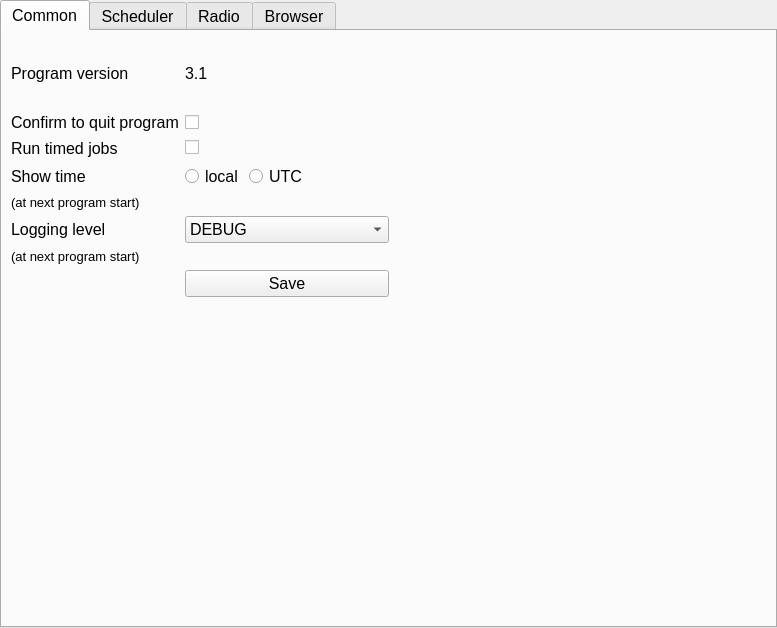
<?xml version="1.0" encoding="UTF-8"?>
<ui version="4.0">
 <class>twgSettings</class>
 <widget class="QTabWidget" name="twgSettings">
  <property name="geometry">
   <rect>
    <x>0</x>
    <y>0</y>
    <width>777</width>
    <height>628</height>
   </rect>
  </property>
  <property name="minimumSize">
   <size>
    <width>0</width>
    <height>120</height>
   </size>
  </property>
  <property name="font">
   <font>
    <pointsize>12</pointsize>
   </font>
  </property>
  <property name="currentIndex">
   <number>0</number>
  </property>
  <widget class="QWidget" name="twgTabCommon">
   <attribute name="title">
    <string>Common</string>
   </attribute>
   <layout class="QGridLayout" name="gridLayout_3">
    <item row="0" column="0">
     <layout class="QGridLayout" name="gridLayout_4">
      <property name="topMargin">
       <number>24</number>
      </property>
      <item row="3" column="1">
       <widget class="QCheckBox" name="optCommonCbxConfirmToQuit">
        <property name="text">
         <string/>
        </property>
       </widget>
      </item>
      <item row="3" column="0">
       <widget class="QLabel" name="lblConfirmToQuit">
        <property name="text">
         <string>Confirm to quit program</string>
        </property>
       </widget>
      </item>
      <item row="4" column="2">
       <spacer name="horizontalSpacer_8">
        <property name="orientation">
         <enum>Qt::Horizontal</enum>
        </property>
        <property name="sizeHint" stdset="0">
         <size>
          <width>40</width>
          <height>20</height>
         </size>
        </property>
       </spacer>
      </item>
      <item row="9" column="1" colspan="2">
       <widget class="QPushButton" name="optCommonPbtSave">
        <property name="text">
         <string>Save</string>
        </property>
       </widget>
      </item>
      <item row="4" column="1">
       <widget class="QCheckBox" name="optCommonCbxRunTimedJobs">
        <property name="text">
         <string/>
        </property>
       </widget>
      </item>
      <item row="4" column="0">
       <widget class="QLabel" name="label_2">
        <property name="text">
         <string>Run timed jobs</string>
        </property>
       </widget>
      </item>
      <item row="5" column="0">
       <widget class="QLabel" name="label_4">
        <property name="text">
         <string>Show time</string>
        </property>
       </widget>
      </item>
      <item row="5" column="1">
       <widget class="QRadioButton" name="optCommonRbtTimeLocal">
        <property name="text">
         <string>local</string>
        </property>
       </widget>
      </item>
      <item row="5" column="2">
       <widget class="QRadioButton" name="optCommonRbtTimeUTC">
        <property name="text">
         <string>UTC</string>
        </property>
       </widget>
      </item>
      <item row="6" column="0">
       <widget class="QLabel" name="labAtNextStart">
        <property name="font">
         <font>
          <pointsize>10</pointsize>
         </font>
        </property>
        <property name="text">
         <string>(at next program start)</string>
        </property>
       </widget>
      </item>
      <item row="1" column="0">
       <widget class="QLabel" name="label_3">
        <property name="text">
         <string>Program version</string>
        </property>
       </widget>
      </item>
      <item row="2" column="0">
       <widget class="QLabel" name="label_5">
        <property name="text">
         <string/>
        </property>
       </widget>
      </item>
      <item row="1" column="1">
       <widget class="QLabel" name="optCommonLabVersion">
        <property name="text">
         <string>3.1</string>
        </property>
       </widget>
      </item>
      <item row="1" column="2">
       <widget class="QLabel" name="optCommonLabBuildDate">
        <property name="text">
         <string/>
        </property>
       </widget>
      </item>
      <item row="7" column="1" colspan="2">
       <widget class="QComboBox" name="optCommomCbxLogLevel">
        <item>
         <property name="text">
          <string>DEBUG</string>
         </property>
        </item>
        <item>
         <property name="text">
          <string>INFO</string>
         </property>
        </item>
        <item>
         <property name="text">
          <string>WARNING</string>
         </property>
        </item>
        <item>
         <property name="text">
          <string>ERROR</string>
         </property>
        </item>
        <item>
         <property name="text">
          <string>NONE</string>
         </property>
        </item>
       </widget>
      </item>
      <item row="7" column="0">
       <widget class="QLabel" name="label_6">
        <property name="text">
         <string>Logging level</string>
        </property>
       </widget>
      </item>
      <item row="8" column="0">
       <widget class="QLabel" name="labAtNextStart_2">
        <property name="font">
         <font>
          <pointsize>10</pointsize>
         </font>
        </property>
        <property name="text">
         <string>(at next program start)</string>
        </property>
       </widget>
      </item>
     </layout>
    </item>
    <item row="0" column="1">
     <spacer name="horizontalSpacer_3">
      <property name="orientation">
       <enum>Qt::Horizontal</enum>
      </property>
      <property name="sizeHint" stdset="0">
       <size>
        <width>375</width>
        <height>20</height>
       </size>
      </property>
     </spacer>
    </item>
    <item row="1" column="0">
     <spacer name="verticalSpacer">
      <property name="orientation">
       <enum>Qt::Vertical</enum>
      </property>
      <property name="sizeHint" stdset="0">
       <size>
        <width>20</width>
        <height>493</height>
       </size>
      </property>
     </spacer>
    </item>
   </layout>
  </widget>
  <widget class="QWidget" name="twgTabSched">
   <attribute name="title">
    <string>Scheduler</string>
   </attribute>
   <layout class="QVBoxLayout" name="verticalLayout">
    <item>
     <layout class="QGridLayout" name="gridLayout_2">
      <property name="topMargin">
       <number>24</number>
      </property>
      <item row="0" column="0">
       <widget class="QLabel" name="label">
        <property name="text">
         <string>Root Path for Receptions</string>
        </property>
       </widget>
      </item>
      <item row="1" column="0">
       <widget class="QLineEdit" name="optSchedulerLedRootPath">
        <property name="sizePolicy">
         <sizepolicy hsizetype="MinimumExpanding" vsizetype="Fixed">
          <horstretch>2</horstretch>
          <verstretch>0</verstretch>
         </sizepolicy>
        </property>
        <property name="sizeIncrement">
         <size>
          <width>0</width>
          <height>0</height>
         </size>
        </property>
       </widget>
      </item>
      <item row="1" column="1">
       <widget class="QPushButton" name="optSchedulerPbtRootPath">
        <property name="text">
         <string>...</string>
        </property>
       </widget>
      </item>
      <item row="1" column="2">
       <spacer name="horizontalSpacer_4">
        <property name="orientation">
         <enum>Qt::Horizontal</enum>
        </property>
        <property name="sizeHint" stdset="0">
         <size>
          <width>40</width>
          <height>20</height>
         </size>
        </property>
       </spacer>
      </item>
      <item row="2" column="1" colspan="2">
       <widget class="QPushButton" name="optSchedulerPbtSave">
        <property name="sizePolicy">
         <sizepolicy hsizetype="Preferred" vsizetype="Fixed">
          <horstretch>0</horstretch>
          <verstretch>0</verstretch>
         </sizepolicy>
        </property>
        <property name="text">
         <string>Save</string>
        </property>
       </widget>
      </item>
     </layout>
    </item>
    <item>
     <spacer name="verticalSpacer_4">
      <property name="orientation">
       <enum>Qt::Vertical</enum>
      </property>
      <property name="sizeHint" stdset="0">
       <size>
        <width>20</width>
        <height>497</height>
       </size>
      </property>
     </spacer>
    </item>
   </layout>
  </widget>
  <widget class="QWidget" name="twgTabRadio">
   <attribute name="title">
    <string>Radio</string>
   </attribute>
   <layout class="QGridLayout" name="gridLayout_5">
    <item row="0" column="0" colspan="2">
     <widget class="QTabWidget" name="optRadioTwgRadios">
      <property name="currentIndex">
       <number>-1</number>
      </property>
     </widget>
    </item>
    <item row="1" column="0" colspan="2">
     <layout class="QGridLayout" name="gridLayout">
      <item row="0" column="0">
       <widget class="QLabel" name="optRadioLabProgListIds">
        <property name="sizePolicy">
         <sizepolicy hsizetype="Preferred" vsizetype="Preferred">
          <horstretch>0</horstretch>
          <verstretch>0</verstretch>
         </sizepolicy>
        </property>
        <property name="text">
         <string>Program listing Id's</string>
        </property>
       </widget>
      </item>
      <item row="0" column="1">
       <widget class="QLineEdit" name="optRadioLedProgListIds">
        <property name="sizePolicy">
         <sizepolicy hsizetype="Expanding" vsizetype="Fixed">
          <horstretch>1</horstretch>
          <verstretch>0</verstretch>
         </sizepolicy>
        </property>
       </widget>
      </item>
      <item row="1" column="0">
       <widget class="QLabel" name="optRadioLabProgFindCardNr">
        <property name="text">
         <string>Prog. searching Card-Nr</string>
        </property>
       </widget>
      </item>
      <item row="1" column="1">
       <widget class="QLineEdit" name="optRadioLedProgFindCardNr"/>
      </item>
     </layout>
    </item>
    <item row="2" column="0">
     <spacer name="horizontalSpacer_2">
      <property name="orientation">
       <enum>Qt::Horizontal</enum>
      </property>
      <property name="sizeHint" stdset="0">
       <size>
        <width>646</width>
        <height>20</height>
       </size>
      </property>
     </spacer>
    </item>
    <item row="2" column="1">
     <widget class="QPushButton" name="optRadioPbtSave">
      <property name="text">
       <string>Save</string>
      </property>
     </widget>
    </item>
   </layout>
  </widget>
  <widget class="QWidget" name="twgTabBrowser">
   <attribute name="title">
    <string>Browser</string>
   </attribute>
   <layout class="QVBoxLayout" name="verticalLayout_3">
    <item>
     <layout class="QHBoxLayout" name="horizontalLayout">
      <item>
       <widget class="TableWidgetRS" name="optBrowserTwgViewer">
        <property name="minimumSize">
         <size>
          <width>0</width>
          <height>240</height>
         </size>
        </property>
        <attribute name="verticalHeaderVisible">
         <bool>false</bool>
        </attribute>
        <column>
         <property name="text">
          <string>Pattern</string>
         </property>
        </column>
        <column>
         <property name="text">
          <string>Viewer Command</string>
         </property>
        </column>
        <column>
         <property name="text">
          <string>Show</string>
         </property>
        </column>
       </widget>
      </item>
      <item>
       <layout class="QVBoxLayout" name="verticalLayout_2">
        <item>
         <widget class="QPushButton" name="optBrowserPbtViewerNew">
          <property name="minimumSize">
           <size>
            <width>36</width>
            <height>36</height>
           </size>
          </property>
          <property name="maximumSize">
           <size>
            <width>48</width>
            <height>48</height>
           </size>
          </property>
          <property name="text">
           <string/>
          </property>
          <property name="icon">
           <iconset resource="resources/wrx.qrc">
            <normaloff>:/img/plus32x32-gn.png</normaloff>:/img/plus32x32-gn.png</iconset>
          </property>
          <property name="iconSize">
           <size>
            <width>24</width>
            <height>24</height>
           </size>
          </property>
         </widget>
        </item>
        <item>
         <widget class="QPushButton" name="optBrowserPbtViewerDelete">
          <property name="minimumSize">
           <size>
            <width>36</width>
            <height>36</height>
           </size>
          </property>
          <property name="maximumSize">
           <size>
            <width>48</width>
            <height>48</height>
           </size>
          </property>
          <property name="text">
           <string/>
          </property>
          <property name="icon">
           <iconset resource="resources/wrx.qrc">
            <normaloff>:/img/minus32x32-rt.png</normaloff>:/img/minus32x32-rt.png</iconset>
          </property>
          <property name="iconSize">
           <size>
            <width>24</width>
            <height>24</height>
           </size>
          </property>
         </widget>
        </item>
        <item>
         <spacer name="verticalSpacer_3">
          <property name="orientation">
           <enum>Qt::Vertical</enum>
          </property>
          <property name="sizeHint" stdset="0">
           <size>
            <width>20</width>
            <height>40</height>
           </size>
          </property>
         </spacer>
        </item>
        <item>
         <widget class="QPushButton" name="optBrowserPbtSave">
          <property name="minimumSize">
           <size>
            <width>0</width>
            <height>36</height>
           </size>
          </property>
          <property name="maximumSize">
           <size>
            <width>120</width>
            <height>16777215</height>
           </size>
          </property>
          <property name="font">
           <font>
            <pointsize>12</pointsize>
           </font>
          </property>
          <property name="text">
           <string>Save</string>
          </property>
         </widget>
        </item>
       </layout>
      </item>
     </layout>
    </item>
    <item>
     <spacer name="verticalSpacer_2">
      <property name="orientation">
       <enum>Qt::Vertical</enum>
      </property>
      <property name="sizeHint" stdset="0">
       <size>
        <width>20</width>
        <height>40</height>
       </size>
      </property>
     </spacer>
    </item>
   </layout>
  </widget>
 </widget>
 <customwidgets>
  <customwidget>
   <class>TableWidgetRS</class>
   <extends>QTableWidget</extends>
   <header>TableWidgetRS.h</header>
  </customwidget>
 </customwidgets>
 <resources>
  <include location="resources/wrx.qrc"/>
  <include location="resources/wrx.qrc"/>
 </resources>
 <connections/>
</ui>
